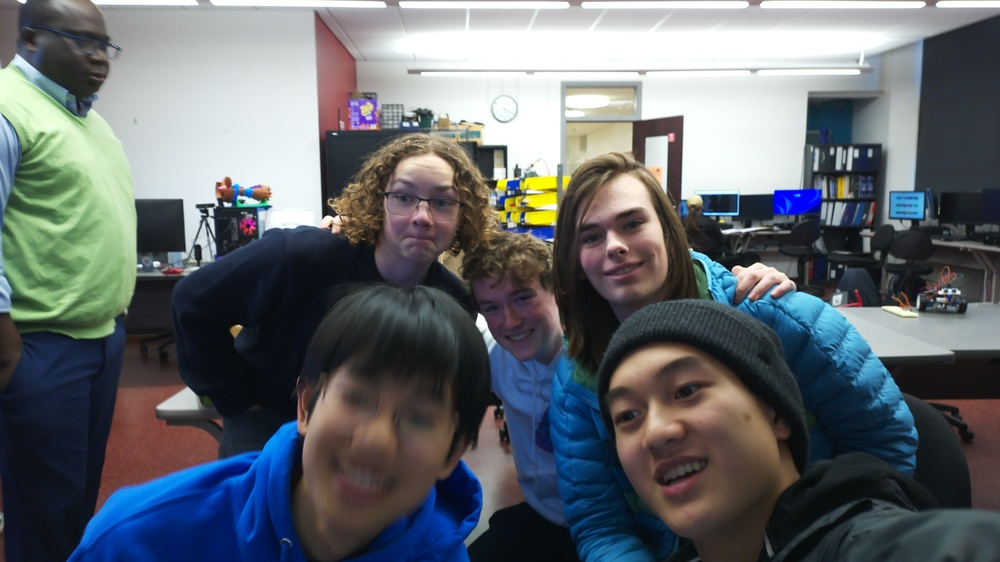
#> input picture HSV_Mask/Cambridge Space Force_132042.jpg, 1000 x 562 px, shrunk from 4608 x 2592 before the run, found by its file name
$ python HSV_Mask.py
#> lines starting #> are read from the running program, lines starting #| are printed output that depends on the picture; after the words box and inside, x2 and y2 are one past the last pixel; in counts of white or black regions, pixels touching at a corner belong together
import cv2 as cv
import os
import numpy as np
import matplotlib.pyplot as plt


def hsvColorSegmentation():

    #open image
    img = cv.imread("/home/minjae/Documents/Code/Python/Projects/HSV_Mask/Cambridge Space Force_132042.jpg")
#> img is the input picture: shape (562, 1000, 3); mean B, G, R 109.4, 105, 99.3

    #convert to RGB and HSV
    imgRGB = cv.cvtColor(img, cv.COLOR_BGR2RGB)
    hsv = cv.cvtColor(img, cv.COLOR_BGR2HSV)
#> hsv: shape (562, 1000, 3); mean H, S, V 78.1, 78, 119.7

    #create mask
    lowerBound = np.array([40,30,40])
    upperBound = np.array([70,255,255])
    mask = cv.inRange(hsv, lowerBound, upperBound)
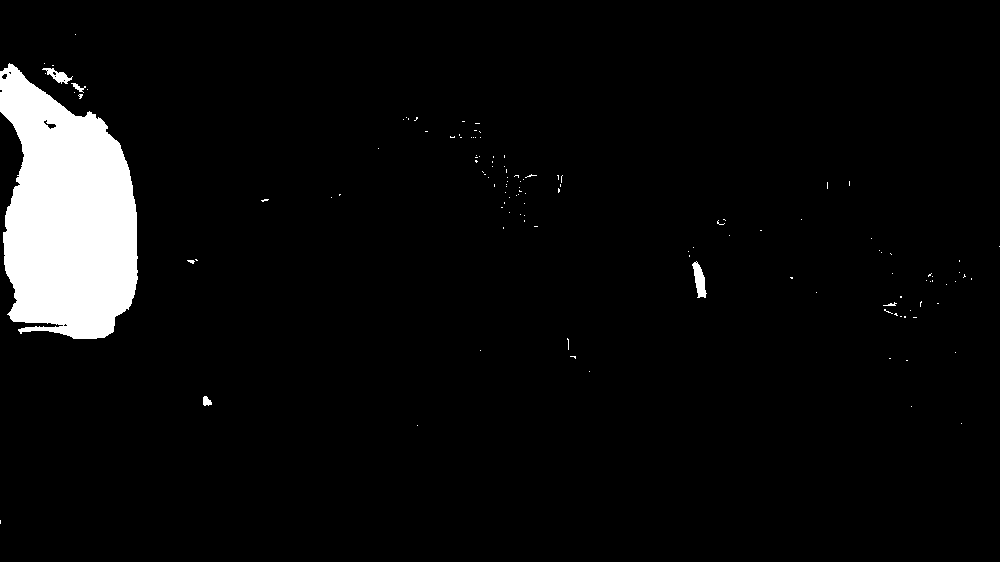
#> mask: shape (562, 1000); 5.1% white; 126 white regions (119 under 20 px)

    #create masked image
    masked_img = cv.bitwise_and(img, img, mask=mask)
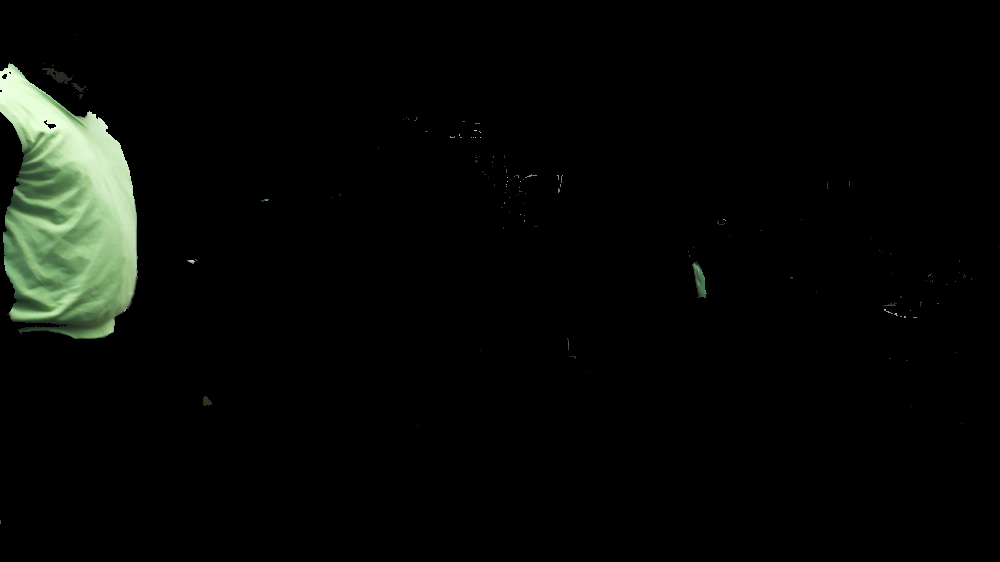
#> masked_img: shape (562, 1000, 3); mean B, G, R 6.5, 8.8, 7

    #create contours
    contours, herarchy = cv.findContours(mask, cv.RETR_EXTERNAL, cv.CHAIN_APPROX_SIMPLE)
#> contours = 126 contours, 121 with area under 20; largest, box (x1, y1, x2, y2) and area: (0, 63, 138, 339) 27048, (692, 261, 707, 298) 262, (42, 68, 73, 84) 175, (203, 396, 212, 406) 50, (71, 83, 86, 93) 34; herarchy = 126 rows, first 6: [1, -1, -1, -1], [2, 0, -1, -1], [3, 1, -1, -1], [4, 2, -1, -1], [5, 3, -1, -1], [6, 4, -1, -1]

    #find largest contour
    largest_contour = max(contours, key=cv.contourArea)
#> largest_contour = contour of 340 points, box (x1, y1, x2, y2) (0, 63, 138, 339), area 27048

    #get its area
    area = cv.contourArea(largest_contour)
#> area = 27048.5
    print("Mask area is", area)
#| Mask area is 27048.5

    #show all contours in green
    cv.drawContours(masked_img, contours, -1, (0, 0, 255), 1)

    #show largest contour in red
    cv.drawContours(masked_img, largest_contour, -1, (0,255,0), 3)
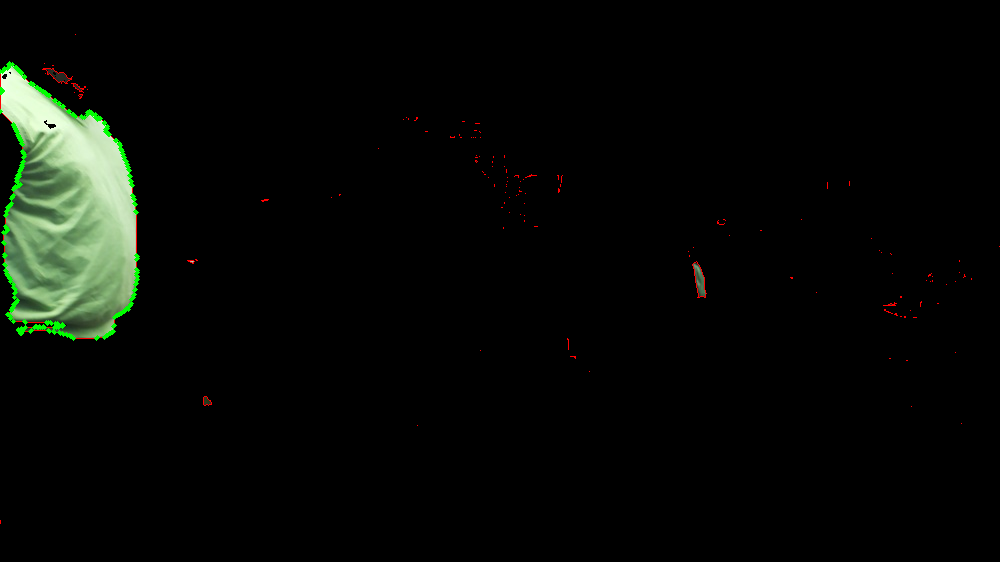
#> masked_img: shape (562, 1000, 3); mean B, G, R 6.1, 9.4, 7

    #show original image
    plt.figure()
    plt.imshow(imgRGB)
    plt.show()

    #show masked image
    cv.imshow("masked_img", masked_img)
    cv.waitKey(0)


if __name__ == '__main__':
    hsvColorSegmentation()
